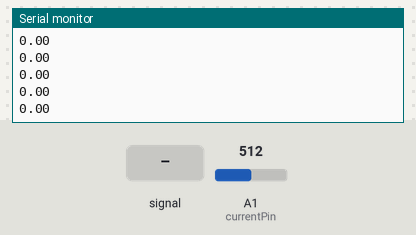
Simulated run of this sketch. Board: Arduino Uno, built with avr-gcc and run on an emulated ATmega328P. Parts: the last lines printed to the serial monitor. Inputs (shaded band) come from the test bench; at power-on: A1 (currentPin) = 512.

Above: at 1.2 s.
1.3 s: A1 (currentPin) fed a 200 Hz sine of ±81 counts around its level
At 1.31 s:
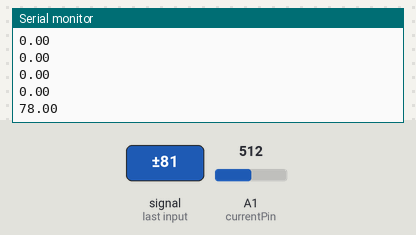
2.8 s: A1 (currentPin) set to 716
At 2.81 s:
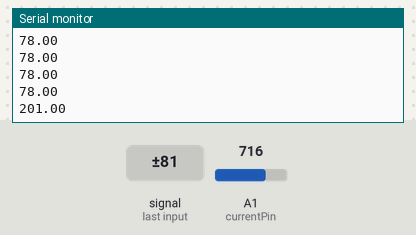
4.3 s: A1 (currentPin) set to 900
At 4.31 s:
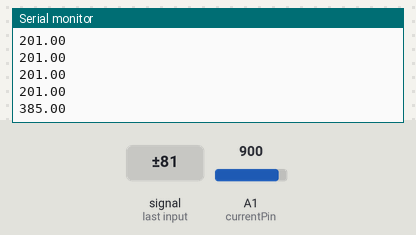
Timing chart, 0 to 7.3 s (numbered marks = the images above; inputs shaded):
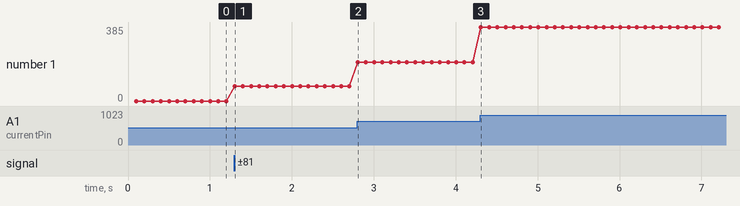

The sketch:

acs712.ino
```cpp
const int currentPin = 1;
const unsigned long sampleTime = 100000UL;                           // sample over 100ms, it is an exact number of cycles for both 50Hz and 60Hz mains
const unsigned long numSamples = 250UL;                               // choose the number of samples to divide sampleTime exactly, but low enough for the ADC to keep up
const unsigned long sampleInterval = sampleTime / numSamples; // the sampling interval, must be longer than then ADC conversion time
const int adc_zero = 515;                                                     // relative digital zero of the arudino input from ACS712 (could make this a variable and auto-adjust it)

void setup()
{
  Serial.begin(9600);
}

void loop()
{
  unsigned long currentAcc = 0;
  unsigned int count = 0;
  unsigned long prevMicros = micros() - sampleInterval ;
  float maxVal = 0;
  while (count < numSamples)
  {
    if (micros() - prevMicros >= sampleInterval)
    {
      int adc_raw = analogRead(currentPin) - adc_zero;
      currentAcc += (unsigned long)(adc_raw * adc_raw);
      ++count;
      prevMicros += sampleInterval;
      if (adc_raw > maxVal) {
        maxVal = adc_raw;
      }
    }
  }
  float calibration = 75;
  float rms = sqrt((float)currentAcc / (float)numSamples) * (calibration / 1024.0);
  Serial.println(maxVal);
}
```

Measured:
- after the input at 1.3 s, the serial monitor: prints a new line at once (image 1)
- after the input at 2.8 s, the serial monitor: prints a new line at once (image 2)
- after the input at 4.3 s, the serial monitor: prints a new line at once (image 3)
- plotted number 1: 0 → 78 after the input at 1.3 s, 78 → 201 after the input at 2.8 s, 201 → 385 after the input at 4.3 s
